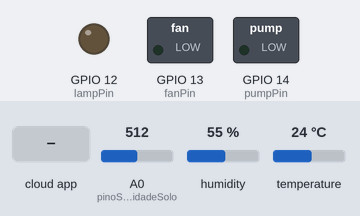
A sketch run on a simulated ESP8266 (NodeMCU). On the bench: switched loads named in the sketch (green lamp = pin HIGH), output pins drawn as LEDs (lit = HIGH). The inputs (shaded band) are chosen by the test bench; at power-on: A0 (pinoSensorUmidadeSolo) = 512, humidity 55 %, temperature 24 °C. WiFi joins after 1.5 s; servers stay silent unless stated; network time is answered at once with the bench clock; the local clock reads 2024-03-15 10:24:30 at power-on unless the sketch sets it; the Firebase database answers and starts empty; what the sketch prints to the serial monitor is not drawn.

Above: at 2.7 s.
2.8 s: the phone or cloud app sets funcionamento to 1
At 6.5 s:
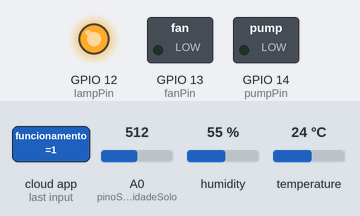
Timing chart, 0 to 8.0 s (numbered marks = the images above; inputs shaded):
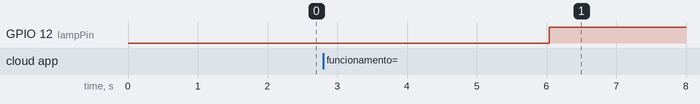

The sketch:

esp.ino
```cpp
#include <NTPClient.h>
#include <WiFiUdp.h>
#include <ESP8266WiFi.h>
#include <Firebase_ESP_Client.h>
#include <Adafruit_BME280.h>

/* 1. Define the WiFi credentials */
#define WIFI_SSID "YOUR-SSID"
#define WIFI_PASSWORD "YOUR-WIFI-PASSWOR"

/* 2. Define the Firebase project host name and API Key */
#define FIREBASE_HOST "greenhousev2-786f6.firebaseapp.com"
#define API_KEY "AIzaSjhdOSINJDHoisjd112uMwq4JctA1jZjfQgDCI"

/* 3. Define the user Email and password that alreadey registerd or added in your project */
#define USER_EMAIL "USER-EMAIL"
#define USER_PASSWORD "USER-PASSWORD"


//Variáveis para requisição NTP
WiFiUDP ntpUDP;
// You can specify the time server pool and the offset (in seconds, can be
// changed later with setTimeOffset() ). Additionally you can specify the
// update interval (in milliseconds, can be changed using setUpdateInterval() ).
NTPClient relogioClient(ntpUDP, "europe.pool.ntp.org", -10800, 60000);

//Define Firebase Data object
FirebaseData fbdo;
FirebaseAuth auth;
FirebaseConfig config;
FirebaseJson json;

//Atuadores
byte pumpPin = 14;
byte lampPin = 12;
byte fanPin = 13;

//Sensores
Adafruit_BME280 sensorTemp;
byte pinoSensorUmidadeSolo = A0;

//Variável auxiliar para contar o tempo decorrido desde o início do funcionamento
long contadorMillis;

//Representação dos estados dos atuadores e leitura dos sensores
typedef struct dados {
  int bomba = 0;
  int luz = 0;
  int ventilador = 0;

  float temperatura = 0;
  float umidade_ar = 0;
  int umidade_solo = 0;
}Dados;

typedef struct config_fabrica {
  int funcionamento = 1; //1 = Automático, 0 = Manual;

  int ligaLuz = 6;
  int desligaLuz = 0;

  int ligaBomba = 500;
  int desligaBomba = 300;

  float ligaVentilador = 29;
  float desligaVentilador = 25;
}Config;

//Funções
void setaRelogio(); //Instancia o relógio, acessado via NTP
int pegaHora();
double pegaTimeStamp();
void setaOsPinos(); //Seta os pinos e inicializa os sensores
void conectaWIFI();
void inicializaFirebase();
void enviaDados(); //Envia os dados ao Firebase Realtime Database
Dados *leDados(); //Lê os sensores e os estados dos atuadores e modifica a struct Dados
void realtime(Dados *d); //Envia os dados para o nó 'realtime'
void relatorio(Dados *d); //Envia os dados para o nó 'relatorio'
void funcionaAutomaticoOuManual(); //Executa as tarefas de acordo com a configuração
Config *leConfig(); //Lê o nó config e modifica a struct Config
void respondeComandoRemoto(); //Se estiver configurado para manual, executará os comandos enviados
void rodaAutomatico(Config *c); //Executa as tarefas conforme os parâmetros da struct Config
void ligaEDesligaBomba(Config *c);
void LigaEDesligaLuz(Config *c);
void ligaDesligaVentilador(Config *c);
void resetaConfig(); //Reseta a struct Config para valores "de fábrica"

void setup(){
  Serial.begin(115200);
  setaRelogio();
  setaOsPinos();
  conectaWIFI();
  inicializaFirebase();
}

void loop(){
  enviaDados();
  funcionaAutomaticoOuManual();
}

//Pega o horário via NTP
void setaRelogio(){
  relogioClient.begin();
}

int pegaHora(){
  relogioClient.update();
  return relogioClient.getHours();
}

double pegaTimeStamp(){
  relogioClient.update();
  return relogioClient.getEpochTime();
}

//Seta os pinos e inicializa os sensores
void setaOsPinos(){
  //Atuadores
  pinMode(pumpPin, OUTPUT);
  pinMode(lampPin, OUTPUT);
  pinMode(fanPin, OUTPUT);

  //Sensores
  sensorTemp.begin();
  pinMode(pinoSensorUmidadeSolo, INPUT);
}

void conectaWIFI(){
  WiFi.begin(WIFI_SSID, WIFI_PASSWORD);
  Serial.print("Connecting to Wi-Fi");
  while (WiFi.status() != WL_CONNECTED)
  {
    Serial.print(".");
    delay(300);
  }
  Serial.println();
  Serial.print("Connected with IP: ");
  Serial.println(WiFi.localIP());
  Serial.println();
}

void inicializaFirebase(){
//  Serial.println("Inicializando Firebase");
  /* Assign the project host and api key (required) */
  config.host = FIREBASE_HOST;
  config.api_key = API_KEY;

  /* Assign the user sign in credentials */
  auth.user.email = USER_EMAIL;
  auth.user.password = USER_PASSWORD;

  //Initialize the library with the Firebase authen and config.
  Firebase.begin(&config, &auth);

  //Optional, Reconnect WiFi if lost connection.
  Firebase.reconnectWiFi(true);

  //Set the size of WiFi rx/tx buffers in the case where we want to work with large data.
  fbdo.setBSSLBufferSize(1024, 1024);

  //Set the size of HTTP response buffers in the case where we want to work with large data.
  fbdo.setResponseSize(1024);

  //Optional, use classic HTTP GET and POST requests.
  //This option allows get and delete functions (PUT and DELETE HTTP requests) works for
  //device connected behind the Firewall that allows only GET and POST requests.
  Firebase.RTDB.enableClassicRequest(&fbdo, true);

  //Set database read timeout to 1 minute (max 15 minutes)
  Firebase.RTDB.setReadTimeout(&fbdo, 1000 * 60);
  //tiny, small, medium, large and unlimited.
  //Size and its write timeout e.g. tiny (1s), small (10s), medium (30s) and large (60s).
  Firebase.RTDB.setwriteSizeLimit(&fbdo, "tiny");

  //optional, set the decimal places for float and double data to be stored in database
  Firebase.setFloatDigits(2);
  Firebase.setDoubleDigits(6);
//  Serial.println("Fim Firebase");
}

//Envia os dados ao Firebase Realtime Database
void enviaDados(){
//  Serial.println("Enviando Dados");
  Dados *d = leDados();

  realtime(d);
  relatorio(d);

  free(d);
}

//Lê os sensores e os estados dos atuadores e modifica a struct Dados
Dados *leDados(){
  Dados *d = (Dados *) malloc(sizeof(Dados));
  d->bomba = digitalRead(pumpPin);
  d->luz = digitalRead(lampPin);
  d->ventilador = digitalRead(fanPin);

  d->temperatura = sensorTemp.readTemperature();
  d->umidade_ar = sensorTemp.readHumidity();
  d->umidade_solo = analogRead(pinoSensorUmidadeSolo);

  return d;
}

//Envia os dados para o nó 'realtime'
void realtime(Dados *d){
//  Serial.println("Enviando Realtime...");

  //Implementar com setjson
  json.clear()
    .add("bomba", d->bomba)
    .add("luz", d->luz)
    .add("ventilador", d->ventilador)
    .add("temperatura", d->temperatura)
    .add("umidade_ar", d->umidade_ar)
    .add("umidade_solo", d->umidade_solo);

  if ( Firebase.RTDB.setJSON(&fbdo, "realtime", &json) )
    Serial.println("Realtime enviado!");
}

//Envia os dados para o nó 'relatorio'
void relatorio(Dados *d){
//  Serial.println("Enviando Relatorio...");

  json.clear()
    .add("timestamp", pegaTimeStamp())
    .add("valor", d->bomba);
  Firebase.RTDB.pushJSON(&fbdo, "relatorio/bomba", &json);

  json.clear()
    .add("timestamp", pegaTimeStamp())
    .add("valor", d->luz);
  Firebase.RTDB.pushJSON(&fbdo, "relatorio/luz", &json);

  json.clear()
    .add("timestamp", pegaTimeStamp())
    .add("valor", d->ventilador);
  Firebase.RTDB.pushJSON(&fbdo, "relatorio/ventilador", &json);

  json.clear()
    .add("timestamp", pegaTimeStamp())
    .add("valor", d->temperatura);
  Firebase.RTDB.pushJSON(&fbdo, "relatorio/temperatura", &json);

  json.clear()
    .add("timestamp", pegaTimeStamp())
    .add("valor", d->umidade_ar);
  Firebase.RTDB.pushJSON(&fbdo, "relatorio/umidade_ar", &json);

  json.clear()
    .add("timestamp", pegaTimeStamp())
    .add("valor", d->umidade_solo);

  if(Firebase.RTDB.pushJSON(&fbdo, "relatorio/umidade_solo", &json))
    Serial.println("Relatório enviado!");
}

void funcionaAutomaticoOuManual(){
  Config *c = leConfig();
  if(c->funcionamento == 1){
    Serial.println("roda Automatico");
    rodaAutomatico(c);
  }
  else if(c->funcionamento == 0){
    Serial.println("responde Comando Remoto");
    respondeComandoRemoto();
  }

  free(c);
//  Serial.println("-------------Fim--------------");
}

//Lê o nó config e modifica a struct Config
Config *leConfig(){
//  Serial.println("Lendo config...\n");
  Config *c = (Config *) malloc(sizeof(Config));

  Firebase.RTDB.getInt(&fbdo, "configuracao/funcionamento", &c->funcionamento);
  Firebase.RTDB.getInt(&fbdo, "configuracao/luz/liga", &c->ligaLuz);
  Firebase.RTDB.getInt(&fbdo, "configuracao/luz/desliga", &c->desligaLuz);
  Firebase.RTDB.getInt(&fbdo, "configuracao/bomba/liga", &c->ligaBomba);
  Firebase.RTDB.getInt(&fbdo, "configuracao/bomba/desliga", &c->desligaBomba);
  Firebase.RTDB.getFloat(&fbdo, "configuracao/ventilador/liga", &c->ligaVentilador);
  Firebase.RTDB.getFloat(&fbdo, "configuracao/ventilador/desliga", &c->desligaVentilador);

  Serial.println("Config atualizada!");

  return c;
}

//Executa as tarefas conforme os parâmetros da struct Config
void rodaAutomatico(Config *c){
  ligaEDesligaBomba(c);
  LigaEDesligaLuz(c);
  ligaDesligaVentilador(c);
}

void ligaEDesligaBomba(Config *c){
  if (analogRead(pinoSensorUmidadeSolo) > c->ligaBomba){
    digitalWrite(pumpPin, LOW);
  }

  if (analogRead(pinoSensorUmidadeSolo) < c->desligaBomba){
    digitalWrite(pumpPin, HIGH);
  }
}

void LigaEDesligaLuz(Config *c){
  int hora = pegaHora();
  if(hora >= c->ligaLuz && hora <= c->desligaLuz)
    digitalWrite(lampPin, LOW);
  else
    digitalWrite(lampPin, HIGH);
}

void ligaDesligaVentilador(Config *c){
  float temp = sensorTemp.readTemperature();
  float umi = sensorTemp.readHumidity();

  if(temp >= c->ligaVentilador)
    digitalWrite(fanPin, LOW); // liga o ventilador
  else if (temp < c->desligaVentilador)
    digitalWrite(fanPin, HIGH); // desliga o ventilador
}

//Se estiver configurado para manual, executará os comandos enviados
void respondeComandoRemoto(){
//  Serial.println("Lendo Comandos...\n");

  if ( Firebase.RTDB.getString(&fbdo, "comando/mandou") ){
    if( fbdo.dataType() == "string" ){
      String cmd = fbdo.stringData();
      Serial.print("Comando: ");
      Serial.println(cmd);

      if (cmd == "L")
          digitalWrite(lampPin, LOW);
      if (cmd == "l")
          digitalWrite(lampPin, HIGH);
      if (cmd == "R")
          digitalWrite(pumpPin, LOW);
      if (cmd == "r")
          digitalWrite(pumpPin, HIGH);
      if (cmd == "V")
          digitalWrite(fanPin, LOW);
      if (cmd == "v")
          digitalWrite(fanPin, HIGH);
//      if (cmd == "E")
//        digitalWrite(luzRelaym LOW);
//      if (cmd == "e")
//        digitalWrite(luzRelaym HIGH);

      if( Firebase.RTDB.setInt(&fbdo, "comando/mandou", 0))
        Serial.println("Comandos lidos!");
    }
  }
}

//Reseta a struct Config para valores "de fábrica"
void resetaConfig(){
  Config *c = (Config*) malloc(sizeof(Config));

  json.clear()
    .add("funcionamento", c->funcionamento)
    .add("luz/liga", c->ligaLuz)
    .add("luz/desliga", c->desligaLuz)
    .add("ventilador/liga", c->ligaVentilador)
    .add("ventilador/desliga", c->desligaVentilador)
    .add("bomba/liga", c->ligaBomba)
    .add("bomba/desliga", c->desligaBomba);

  if ( Firebase.RTDB.setJSON(&fbdo, "configuracao", &json) )
    Serial.println("Config Resetada!");
}
```

Measured:
- after the input at 2.8 s, GPIO 12 (lampPin): LOW → HIGH after 3.2 s
